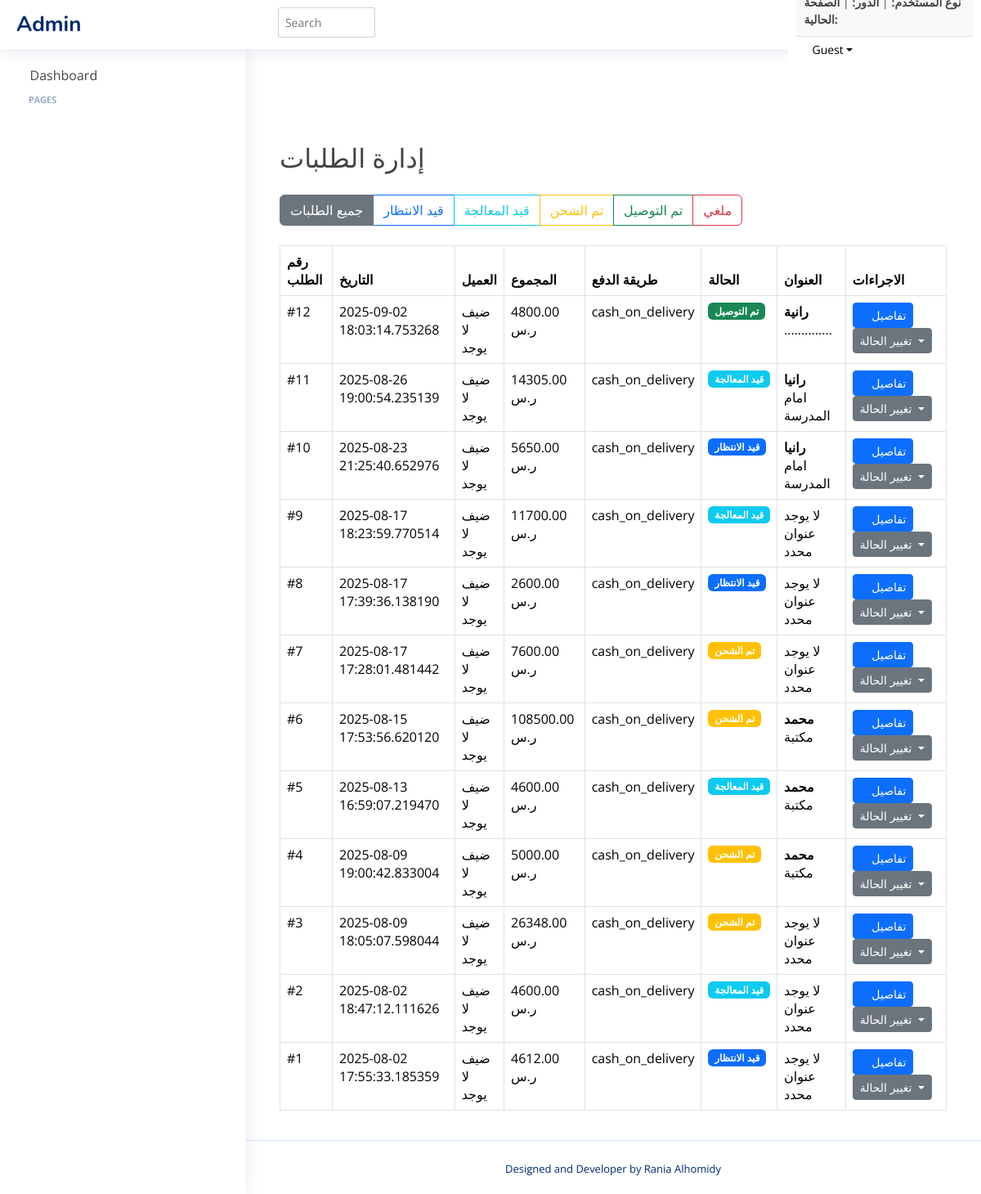
Before: /admin/orders with the older database file.
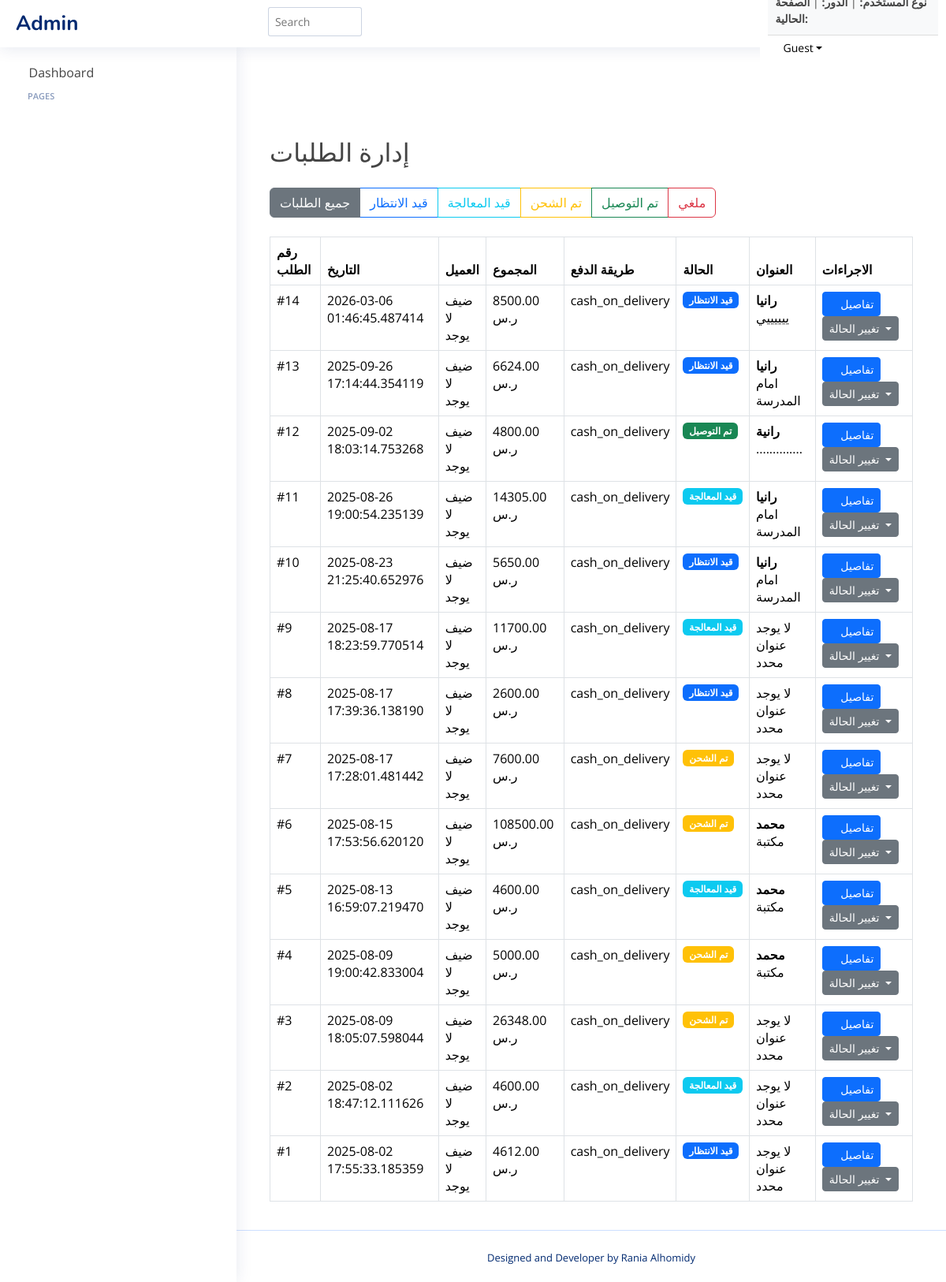
After: the same page with the newer database file.
### tables this page shows
CREATE TABLE orders (
    id INTEGER PRIMARY KEY AUTOINCREMENT,
    user_id INTEGER NOT NULL,
    total_price REAL NOT NULL,
    status TEXT CHECK(status IN ('قيد الانتظار', 'قيد المعالجة', 'تم الشحن', 'تم التوصيل', 'ملغي')) DEFAULT 'قيد الانتظار',
    created_at TIMESTAMP DEFAULT CURRENT_TIMESTAMP,
    updated_at TIMESTAMP DEFAULT CURRENT_TIMESTAMP,
    delivery_address_id INTEGER,
    payment_method TEXT,
    FOREIGN KEY (delivery_address_id) REFERENCES cust_addresses(id) ON DELETE SET NULL
);

CREATE TABLE cust_addresses (
    id INTEGER PRIMARY KEY AUTOINCREMENT,
    user_id INTEGER NOT NULL,
    address_type TEXT,                -- نوع العنوان (مثل: 'المنزل', 'العمل', 'أخرى')
    recipient_name TEXT,              -- اسم المستلم لهذا العنوان
    recipient_phone TEXT NOT NULL,    -- رقم هاتف المستلم (مطلوب)
    city TEXT NOT NULL,               -- المدينة (مطلوب)
    region TEXT,                      -- المنطقة أو الحي
    full_address_description TEXT NOT NULL, -- الوصف التفصيلي للعنوان (مطلوب)
    latitude REAL,                    -- إحداثيات خط العرض (اختياري، للخرائط)
    longitude REAL,                   -- إحداثيات خط الطول (اختياري، للخرائط)
    is_default INTEGER DEFAULT 0,     -- 1 إذا كان العنوان افتراضيًا، 0 خلاف ذلك
    created_at TIMESTAMP DEFAULT CURRENT_TIMESTAMP, -- وقت إنشاء السجل
    updated_at TIMESTAMP DEFAULT CURRENT_TIMESTAMP, -- وقت آخر تحديث للسجل

    FOREIGN KEY (user_id) REFERENCES users(id) ON DELETE CASCADE
    -- هذا السطر يفترض وجود جدول 'users' وأن عمود المعرف فيه اسمه 'id'.
    -- ON DELETE CASCADE يعني إذا تم حذف المستخدم، تُحذف جميع عناوينه تلقائياً.
);

### order_routes.py (the view)
@order_bp.route('/admin/orders')
def admin_orders():
    status_filter = request.args.get('status', 'all')
    conn = get_db_connection()
    orders = []
    try:
        query = '''
            SELECT
                o.id AS order_id,
                o.total_price,
                o.status,
                o.created_at,
                o.payment_method,
                u.name AS username,  -- جلب اسم المستخدم
                u.num AS phone_number,  -- جلب رقم الهاتف
                ca.recipient_name AS recipient_name,
                ca.full_address_description AS full_address_description
            FROM orders o
            LEFT JOIN users u ON o.user_id = u.id
            LEFT JOIN cust_addresses ca ON o.delivery_address_id = ca.id
        '''
        params = []
        if status_filter != 'all':
            query += " WHERE o.status = ?"
            params.append(status_filter)
        query += " ORDER BY o.created_at DESC"
        orders = conn.execute(query, tuple(params)).fetchall()
    except sqlite3.Error as e:
        print(f"Database error in admin_orders: {e}")
        flash("حدث خطأ في قاعدة البيانات أثناء جلب الطلبات.", "danger")
    finally:
        conn.close()
    return render_template('admin/admin_orders.html', orders=orders, current_status=status_filter)

### app.py (called while the page is built, shortened)
def get_db_connection():
    conn = sqlite3.connect('database/Eshop.db') # أو sqlite3.connect(app.config['DATABASE'])
    conn.row_factory = sqlite3.Row
    return conn

@app.context_processor
def inject_categories():
    conn = get_db_connection()
    cursor = conn.cursor()
    try:
        cursor.execute("""
            SELECT id, name, parent_id, image
            FROM category
            WHERE parent_id IS NULL
            ORDER BY name
        """)
        main_categories = cursor.fetchall()
        cursor.execute("SELECT id, name, parent_id, image FROM category ORDER BY name")
        all_categories = cursor.fetchall()
        return {
            'main_categories': main_categories,
            'all_categories': all_categories
        }
    finally:
        conn.close()

@app.context_processor
def inject_sellers():
    conn = get_db_connection()
    sellers = conn.execute('SELECT id, store_name FROM sellers').fetchall()
    conn.close()
    return dict(sellers=sellers)

@app.context_processor
def inject_user_data_and_cart_count():
    user_id = request.cookies.get('user_auth') # كوكي يدل على أن المستخدم مسجل دخول
    current_user_name = None
    total_items_in_cart = 0
    return dict(
        user_name=current_user_name, # اسم المستخدم (أو None)
        logged_in=bool(user_id), # True إذا كان user_id موجوداً (أي مسجل دخول)
        total_items_count=total_items_in_cart # العدد الكلي للمنتجات في السلة
    )

@app.context_processor
def inject_notifications():
    notifications_data = {'unread_notifications_count': 0}
    if not has_request_context():
        return notifications_data
    try:
        user_id = request.cookies.get('user_auth')
    except Exception as e:
        app.logger.error(f"Error in notification processor: {e}")
    return notifications_data

### order_routes.py (called while the page is built)
def get_db_connection():
    conn = sqlite3.connect('database/Eshop.db')
    conn.row_factory = sqlite3.Row
    return conn

### templates/admin/admin_orders.html (shortened to what this page needs)
{% include 'admin/header.html' %}
<main id="main" class="main">
    <div class="container mt-4">
        <h2 class="mb-4">إدارة الطلبات</h2>
        <div class="mb-4">
            <div class="btn-group" role="group">
                <a href="{{ url_for('order.admin_orders', status='all') }}"
                    class="btn btn-outline-secondary {% if current_status == 'all' %}active{% endif %}">
                    جميع الطلبات
                </a>
                <a href="{{ url_for('order.admin_orders', status='قيد الانتظار') }}"
                    class="btn btn-outline-primary {% if current_status == 'قيد الانتظار' %}active{% endif %}">
                    قيد الانتظار
                </a>
                <a href="{{ url_for('order.admin_orders', status='قيد المعالجة') }}"
                    class="btn btn-outline-info {% if current_status == 'قيد المعالجة' %}active{% endif %}">
                    قيد المعالجة
                </a>
                <a href="{{ url_for('order.admin_orders', status='تم الشحن') }}"
                    class="btn btn-outline-warning {% if current_status == 'تم الشحن' %}active{% endif %}">
                    تم الشحن
                </a>
                <a href="{{ url_for('order.admin_orders', status='تم التوصيل') }}"
                    class="btn btn-outline-success {% if current_status == 'تم التوصيل' %}active{% endif %}">
                    تم التوصيل
                </a>
                <a href="{{ url_for('order.admin_orders', status='ملغي') }}"
                    class="btn btn-outline-danger {% if current_status == 'ملغي' %}active{% endif %}">
                    ملغي
                </a>
            </div>
        </div>
        <div class="table-responsive">
            <table class="table table-bordered table-hover">
                <thead class="thead-dark">
                    <tr>
                        <th>رقم الطلب</th>
                        <th>التاريخ</th>
                        <th>العميل</th>
                        <th>المجموع</th>
                        <th>طريقة الدفع</th>
                        <th>الحالة</th>
                        <th>العنوان</th>
                        <th>الاجراءات</th>
                    </tr>
                </thead>
                <tbody>
                    {% for order in orders %}
                    <tr>
                        <td>#{{ order.order_id }}</td>
                        <td>{{ order.created_at }}</td>
                        <td>
                            {% if order.username %}{{ order.username }}{% else %}ضيف{% endif %}<br>
                            {% if order.phone_number %}{{ order.phone_number }}{% else %}لا يوجد{% endif %}
                        </td>
                        <td>{{ "%.2f"|format(order.total_price) }} ر.س</td>
                        <td>{{ order.payment_method }}</td>
                        <td>
                            <span class="badge
                                {% if order.status == 'تم التوصيل' %}bg-success
                                {% elif order.status == 'ملغي' %}bg-danger
                                {% elif order.status == 'تم الشحن' %}bg-warning
                                {% elif order.status == 'قيد المعالجة' %}bg-info
                                {% else %}bg-primary{% endif %}">
                                {{ order.status }}
                            </span>
                        </td>
                        <td>
                            {% if order.recipient_name %}
                                <strong>{{ order.recipient_name }}</strong><br>
                                {{ order.full_address_description }}
                            {% else %}
                                لا يوجد عنوان محدد
                            {% endif %}
                        </td>
                        <td>
                            <a href="{{ url_for('order.admin_order_details', order_id=order.order_id) }}"
                                class="btn btn-sm btn-primary">
                                <i class="fas fa-eye"></i> تفاصيل
                            </a>
                            <div class="dropdown d-inline-block">
                                <button class="btn btn-sm btn-secondary dropdown-toggle" type="button"
                                    data-bs-toggle="dropdown">
                                    تغيير الحالة
                                </button>
                            </div>
                        </td>
                    </tr>
                    {% endfor %}
                </tbody>
            </table>
        </div>
    </div>
</main>
{% include 'admin/footer.html' %}

### templates/admin/header.html (shortened to what this page needs)
<!DOCTYPE html>
<html lang="en">
<head>
<!DOCTYPE html>
<html lang="en">
<head>
  <link href="https://cdn.jsdelivr.net/npm/bootstrap@5.3.0/dist/css/bootstrap.min.css" rel="stylesheet">
  <link href="{{ url_for('static', filename='vendor/bootstrap/css/bootstrap.min.css') }}" rel="stylesheet">
  <link href="{{ url_for('static', filename='vendor/bootstrap-icons/bootstrap-icons.css') }}" rel="stylesheet">
  <link href="{{ url_for('static', filename='vendor/boxicons/css/boxicons.min.css') }}" rel="stylesheet">
  <link href="{{ url_for('static', filename='vendor/quill/quill.snow.css') }}" rel="stylesheet">
  <link href="{{ url_for('static', filename='vendor/quill/quill.bubble.css') }}" rel="stylesheet">
  <link href="{{ url_for('static', filename='vendor/remixicon/remixicon.css') }}" rel="stylesheet">
  <link href="{{ url_for('static', filename='vendor/simple-datatables/style.css') }}" rel="stylesheet">
  <link rel="stylesheet" href="{{ url_for('static', filename='css/fontawesome.min.css') }}">
  <link rel="stylesheet" href="{{ url_for('static', filename='css/fontawesome.css') }}">
  <link rel="stylesheet" href="{{ url_for('static', filename='css/all.min.css') }}">
  <link rel="stylesheet" href="{{ url_for('static', filename='style/css/font-awesome.min.css') }}">
  <link href="{{ url_for('static', filename='css/index.css') }}" rel="stylesheet">
</head>
<body>
  <header id="header" class="header fixed-top d-flex align-items-center">
    <div class="d-flex align-items-center justify-content-between">
      <a href="{{ url_for('admin.home') }}" class="logo d-flex align-items-center">
        <span class="d-none d-lg-block">Admin</span>
      </a>
      <i class="bi bi-list toggle-sidebar-btn"></i>
    </div>
    <div class="search-bar">
      <form class="search-form d-flex align-items-center" method="POST" action="#">
        <input type="text" name="query" placeholder="Search" title="Enter search keyword">
        <button type="submit" title="Search"><i class="bi bi-search"></i></button>
      </form>
    </div>
      <nav class="navbar">
  <div class="user-info" style="padding: 10px; background: #f8f9fa; border-bottom: 1px solid #ddd;">
            <small>
                <strong>نوع المستخدم:</strong> {{ user_type }} |
                <strong>الدور:</strong> {{ user_role }} |
                <strong>الصفحة الحالية:</strong> {{ current_page }}
            </small>
        </div>
  <div class=" pro-info nav-item dropdown drop  p-0 d-flex ">
<a class="info nav-link dropdown-toggle" href="#" role="button" data-bs-toggle="dropdown" aria-expanded="false">
    {% if session['admin_username'] %}
        <span>{{ session['admin_username'] }}</span>
    {% elif session['employee_username'] %}
        <span>{{ session['employee_username'] }}</span>
        {% else %}
        <span>Guest</span>
    {% endif %}
</a>
    </div>
    </nav>
  </header>
<aside id="sidebar" class="sidebar">
    <ul class="sidebar-nav" id="sidebar-nav">
        <li class="nav-item">
                <i class="bi bi-grid"></i>
                <span>Dashboard</span>
        </li>
        <li class="nav-heading">Pages</li>
    </ul>
</aside>

### templates/admin/footer.html (shortened to what this page needs)
  <footer id="footer" class="footer">
    <div class="credits">
      Designed and Developer by
        Rania Alhomidy
    </div>
  </footer>
</body>
</html>

### static/css/index.css (style rules this page uses)
:root { scroll-behavior: smooth; }
body { font-family: "Open Sans", sans-serif; background: #ffffff; color: #444444; }
a { color: #000; text-decoration: none; }
h1, h2, h3, h4, h5, h6 { font-family: "Nunito", sans-serif; }
.navbar { padding: 10px; background-color: #ffffff; margin-left: 500px; }
.navbar a, .navbar a:focus { display: flex; align-items: center; justify-content: space-between; padding: 5px 15px 7px 15px; margin-left: 5px; font-size: 14px; color: #000; white-space: nowrap; transition: 0.3s; border-radius: 50px; }
#main { margin-top: 60px; padding: 20px 30px; transition: all 0.3s; }
.logo { line-height: 1; }
@media (min-width: 1200px) { .logo { width: 280px; } }
.logo span { font-size: 26px; font-weight: 700; color: #012970; font-family: "Nunito", sans-serif; }
.header { transition: all 0.5s; z-index: 997; height: 60px; box-shadow: 0px 2px 20px rgba(1, 41, 112, 0.1); background-color: #fff; padding-left: 20px; }
.header .toggle-sidebar-btn { font-size: 32px; padding-left: 10px; cursor: pointer; color: #012970; }
.header .search-bar { margin-top: 10px; padding: 0 5px; }
.header .search-form { width: 100%; }
.header .search-form input { border: 0; font-size: 14px; color: #012970; border: 1px solid rgba(1, 41, 112, 0.2); padding: 7px 38px 7px 8px; border-radius: 3px; transition: 0.3s; width: 100%; }
.header .search-form button { border: 0; padding: 0; margin-left: -30px; background: none; }
.header .search-form button i { color: #012970; }
.sidebar { position: fixed; top: 60px; left: 0; bottom: 0; width: 300px; z-index: 996; transition: all 0.3s; padding: 20px; overflow-y: auto; scrollbar-width: thin; scrollbar-color: #aab7cf transparent; box-shadow: 0px 0px 20px rgba(1, 41, 112, 0.1); background-color: #fff; }
@media (min-width: 1200px) { #main, #footer { margin-left: 300px; } }
.sidebar-nav { padding: 0; margin: 0; list-style: none; }
.sidebar-nav li { padding: 0; margin: 0; list-style: none; }
.sidebar-nav .nav-item { margin-bottom: 5px; }
.sidebar-nav .nav-heading { font-size: 11px; text-transform: uppercase; color: #899bbd; font-weight: 600; margin: 10px 0 5px 15px; }
.footer { padding: 20px 0; font-size: 14px; transition: all 0.3s; border-top: 1px solid #cddfff; }
.footer .credits { padding-top: 5px; text-align: center; font-size: 13px; color: #012970; }
input { padding: 5px; margin: 0; border: 1px solid #ccc; border-radius: 10px; }
a { color: #fff; }

Changed rows visible on the page:
added orders: order_id "14", created_at "2026-03-06 01:46:45.487414", total_price "8500.00", payment_method "cash_on_delivery", status "قيد الانتظار", recipient_name "رانيا", full_address_description "ييييييي"
added orders: order_id "13", created_at "2025-09-26 17:14:44.354119", total_price "6624.00", payment_method "cash_on_delivery", status "قيد الانتظار", recipient_name "رانيا", full_address_description "امام المدرسة"
